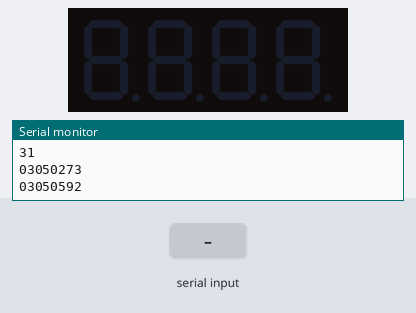
Recording of a sketch running on a simulated Arduino Uno, built with avr-gcc and run on an emulated ATmega328P. Shown: 4-digit seven-segment display, the last lines printed to the serial monitor. Inputs (shaded band) come from the test bench.

Above: at 1.2 s.
1.3 s: "90,45\n" received over Serial
At 2.1 s:
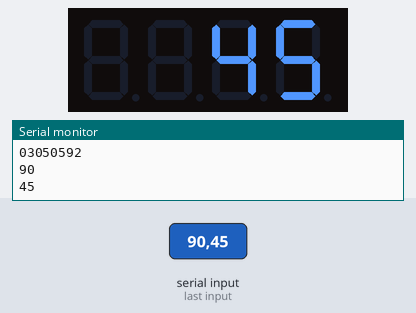
2.8 s: "30,150\n" received over Serial
At 3.6 s:
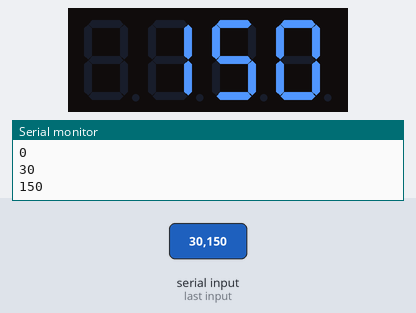
Timing chart, 0 to 5.8 s (numbered marks = the images above; inputs shaded):
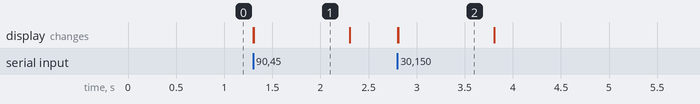

The sketch:

_31.ino
```cpp
#include "SevSeg.h"
SevSeg sevseg;

void setup()
{
  Serial.begin(9600);
  Serial.print("31\n");
  Serial.print("03050273\n");
 Serial.println("03050592");

  byte numDigits = 4;
  byte digitPins[] = {13,10,9,2};
  byte segmentPins[] = {12, 8, 4, 6, 7, 11, 3, 5};
  sevseg.begin(COMMON_CATHODE, numDigits, digitPins, segmentPins);
  sevseg.setBrightness(90);


}
void loop()
{
  int val;
    if(Serial.available())
    {
      val = Serial.parseInt();

      if(val>=0 && val<10000)
      {
        sevseg.setNumber(val);
        Serial.println(val);
          sevseg.refreshDisplay();
        }
      else
        Serial.println("range error");


    }
    else
            sevseg.refreshDisplay();


}
```

Measured:
- after the input at 1.3 s, the display: first changes at once (image 1 shows a later state)
- after the input at 2.8 s, the display: first changes at once (image 2 shows a later state)
- what the display in image 1 shows lasts 1.0 s, from 1.3 s to 2.3 s
